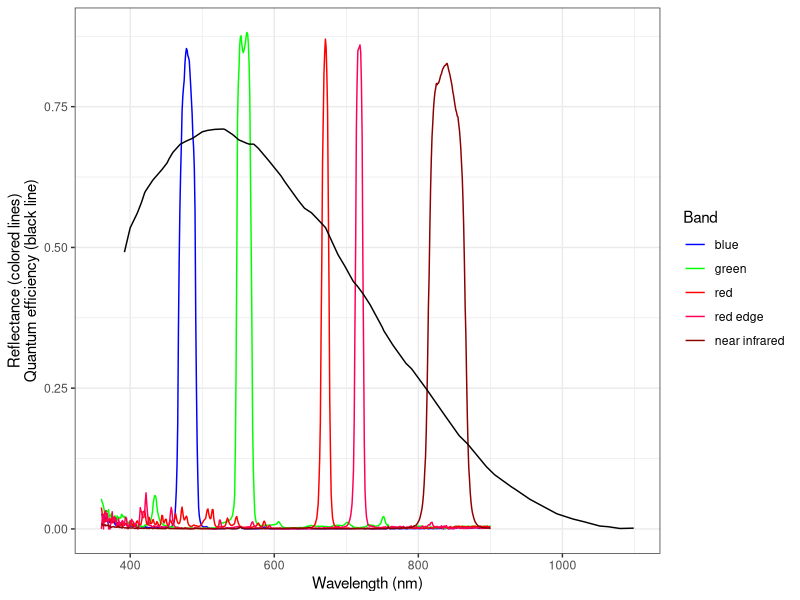
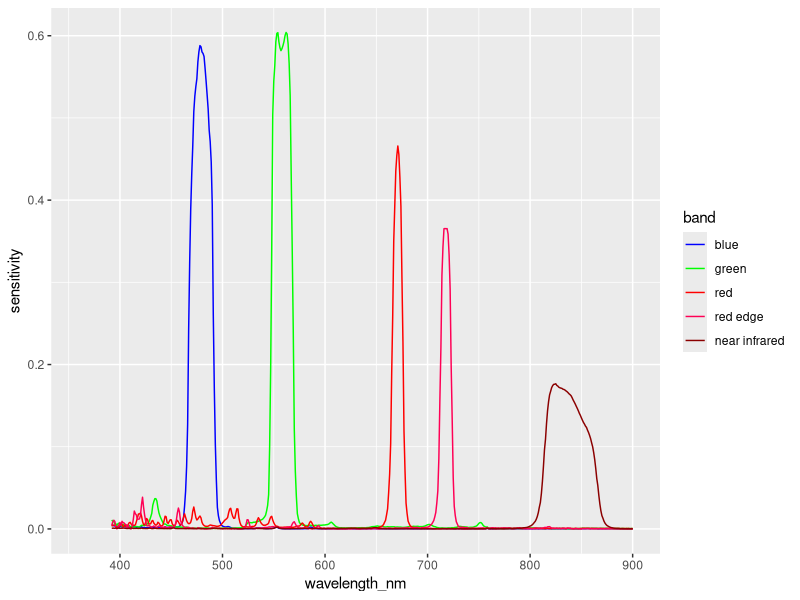
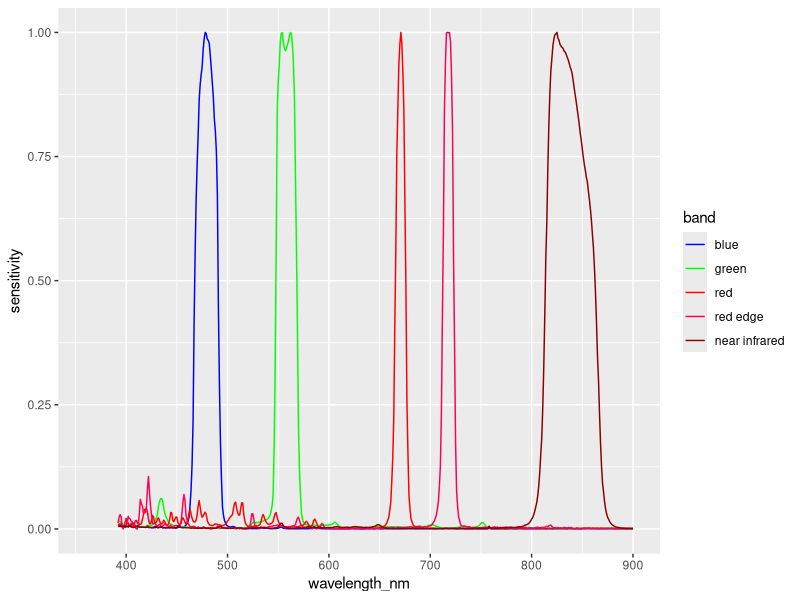
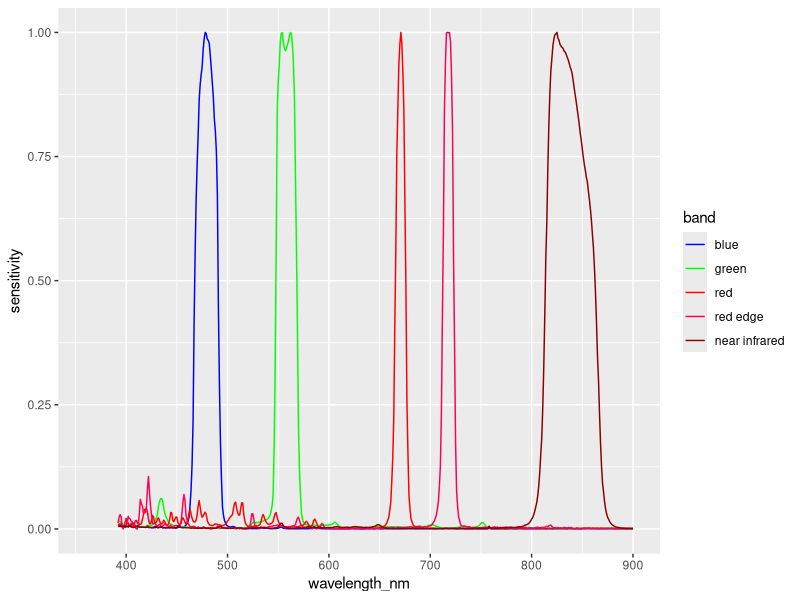

Source code (R) for these figures, in order:
# Convert Rededge imagery to AOP imagery based on characteristics of each sensor

library(tidyverse)


# RedEdge3 sensor characteristics -----------------------------------------

# quantum efficiency of silicon chip in RedEdge 3 camera
qe <- 
  readr::read_csv("data/raw/MicasenseQEvals_trim.csv", skip = 1) %>% 
  dplyr::mutate(qe = QE_percent * 0.01) %>% 
  setNames(c("wavelength_nm", "qe_pct", "qe"))

# bandpass filter sensitivity
filters <-
  readr::read_csv("data/out/RedEdge_3_Filters_srs.csv") %>% 
  dplyr::rename(wavelength_nm = `Wavlength (nm)`, 
                blue = `Band 1`,
                green = `Band 2`,
                red = `Band 3`,
                `red edge` = `Band 5`,
                `near infrared` = `Band 4`) %>% 
  tidyr::pivot_longer(names_to = "band", values_to = "reflectance", cols = -1) %>% 
  dplyr::mutate(band = factor(band, levels = c("blue", "green", "red", "red edge", "near infrared")))

# Plot both 
ggplot() +
  geom_line(data = filters, mapping = aes(x = wavelength_nm, y = reflectance, col = band)) +
  scale_color_manual(values = c("blue", "green", "red", "#ff0055", "darkred")) +
  theme_bw() +
  geom_line(data = qe, mapping = aes(x = wavelength_nm, y = qe)) +
  labs(x = "Wavelength (nm)",
       y = "Reflectance (colored lines)\nQuantum efficiency (black line)",
       color = "Band")

# Join the two datasets and combine the two sensitivities (bandpass filter and silicon chip)
sensitivity <-
  filters %>% 
  dplyr::left_join(qe, by = "wavelength_nm") %>% 
  dplyr::mutate(sensitivity = reflectance * qe)

# Plot the raw combination
ggplot(sensitivity, aes(x = wavelength_nm, y = sensitivity, color = band)) +
  geom_line() +
  scale_color_manual(values = c("blue", "green", "red", "#ff0055", "darkred"))

# Peak normalize the combined sensitivity per band
sensitivity <-
  sensitivity %>% 
  dplyr::group_by(band) %>% 
  dplyr::mutate(sensitivity = sensitivity / max(sensitivity, na.rm = TRUE)) %>% 
  dplyr::ungroup()

ggplot(sensitivity, aes(x = wavelength_nm, y = sensitivity, color = band)) +
  geom_line() +
  scale_color_manual(values = c("blue", "green", "red", "#ff0055", "darkred"))

ggsave("figs/rededge3-wavelength-sensitivity.png")
